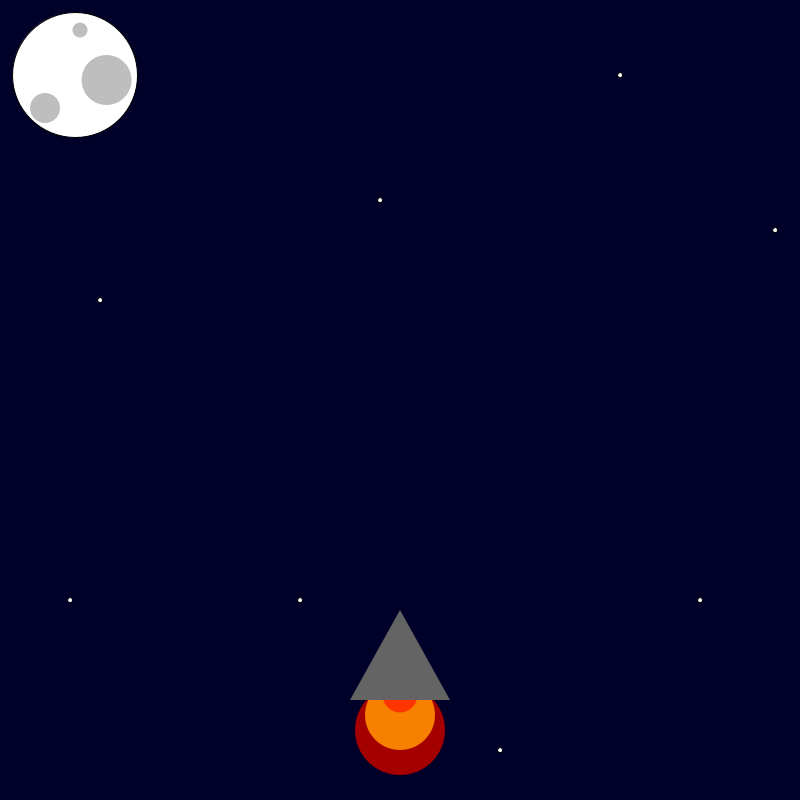
Frame 1 (no input)
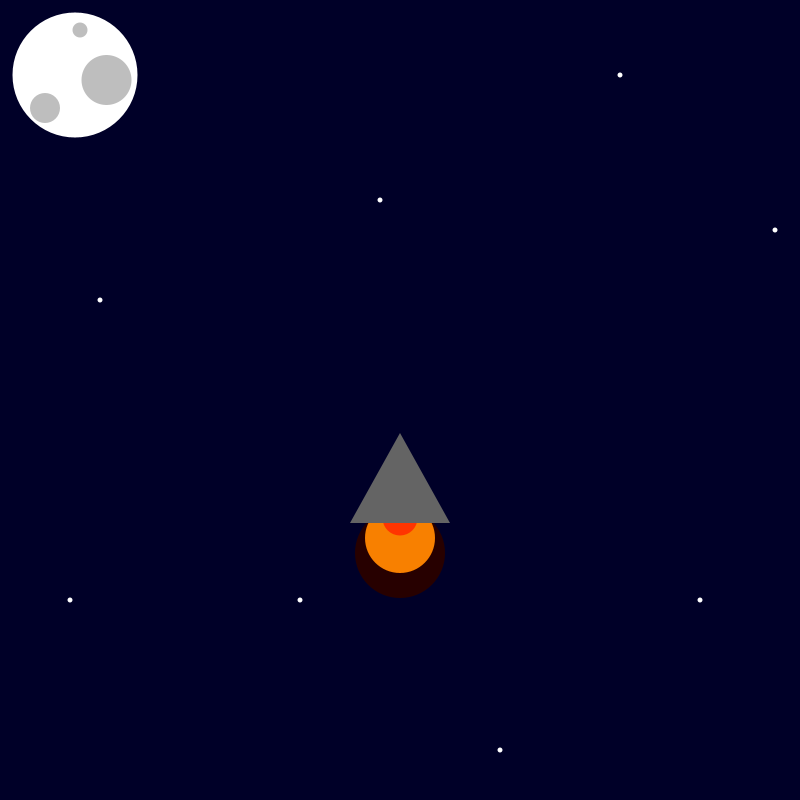
Frame 60 (the mouse pressed at the canvas centre just before this capture)
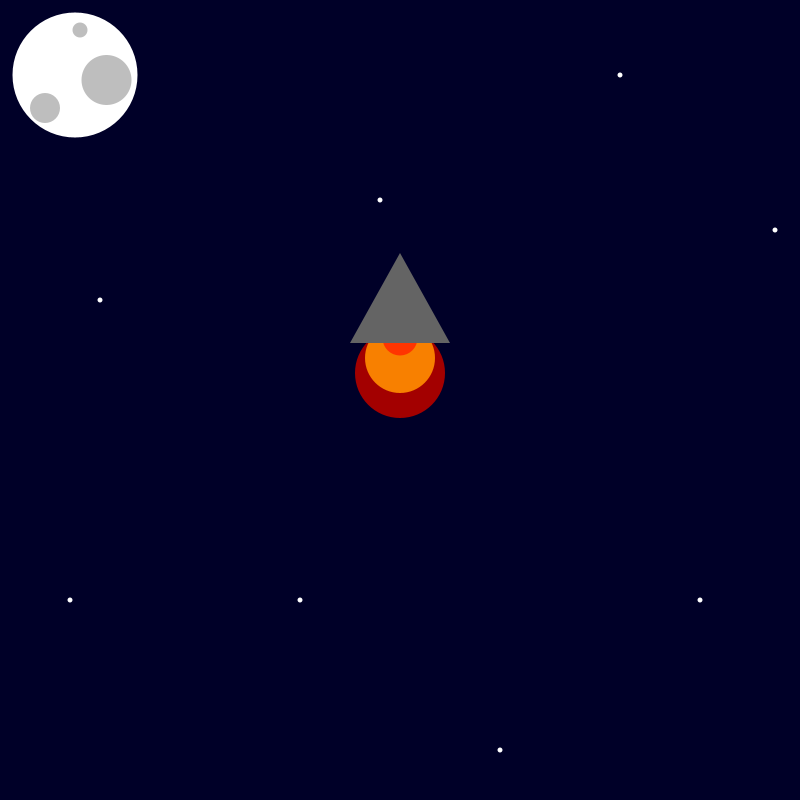
Frame 120 (the mouse held since frame 60 and released just before this capture)

The Processing sketch that drew these frames (run headless with seeded random() and noise(); from frame 60 on, the mouse is pressed at the canvas centre):

// Processing sketch: rocket_ship
// ── rocket_ship.pde
int x = 400; 
int y = 600; 

void setup() {
    size(800, 800);
}




void draw() {
    background(0, 0, 40);
    
    //this draws the stars
 fill(255,255,255);
 
   ellipse(380,200,5,5);
   ellipse(100,300,5,5);
    ellipse(70,600,5,5);
    ellipse(300,600,5,5);
    ellipse(500,750,5,5);
    ellipse(620,75,5,5);
    ellipse(775,230,5,5);
    ellipse(700,600,5,5);
    
    
   
    //this draws the moon
    ellipse(75,75,125,125);
    
    fill(190,190,190);
    
    noStroke();
    ellipse(80,30,15,15);
    ellipse(106.5,80,50,50);
    ellipse(45,108,30,30);
    
    
    
    
    //this draws the rocket
    fill(random(255), 0, 0);
    ellipse(x, y+130, 90, 90);
    fill(248, 128, 0);
    ellipse(x, y+115, 70, 70);
    fill(255, 53, 0);
    ellipse(x, y+95, 35, 35);
    fill(100, 100, 100);
    triangle(x, y+10, x+50, y+100, x-50, y+100);


//this makes the y value decrease by 3 each time it redraws all of the shapes, effectively moving the rocket up
  y=y-3;

}
